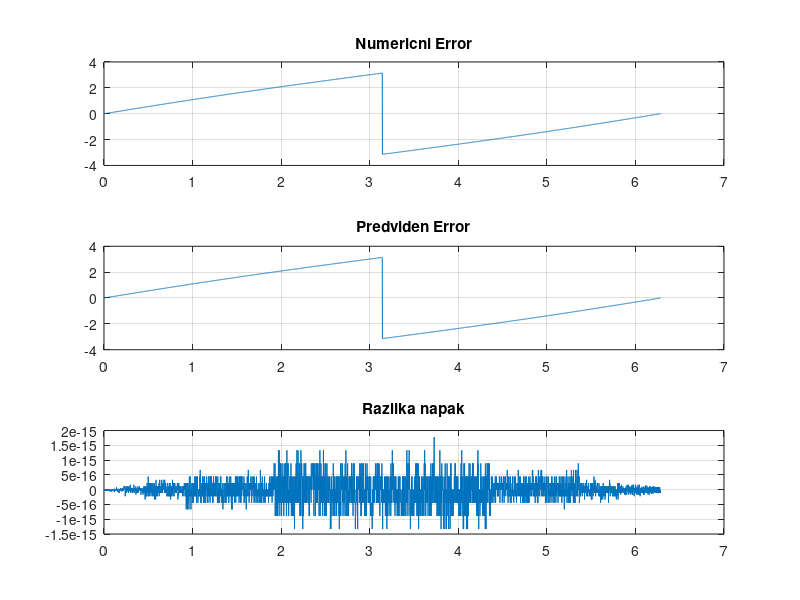

Write MATLAB code to recreate this figure. (Note: this script raises an error after producing the figure.)
% Mitja Alic 2018.06.22 Notranje Gorice
% funkcija predvivdi kaksen bo pogresek atan ce je sin ali cos povzrocena 1
% in samo 1 deformacija. Popravis lahko fazo, amplitudo ali offset enega od
% signalov.
clear

sinOff = 0.0;
cosOff = -0.1;

sinAmp = 1.0;
cosAmp = 1;

sinFaza = 0*pi/180;
cosFaza = 0*pi/180;







theta = 0:pi/2048:2*pi;

Sin = sinOff+ sinAmp.*sin(theta+sinFaza);
Cos = cosOff+ cosAmp.*cos(theta+cosFaza);

Err = atan2(Sin,Cos);


PredErr = zeros(size(theta));
PredErr = PredErr+(sinFaza+cosFaza)/2+atan2(sin(theta),cos(theta));

razAmp = sinAmp/cosAmp;
for n = 1:1500
    
    PredErr = PredErr+ ...
        1/n.*((razAmp-1)/(razAmp+1))^n*sin(2*n*theta)+...
        1/n.*tan(sinFaza/2)^n*sin(2*n*theta+n*pi/2+n*sinFaza)+...
        1/n.*tan(cosFaza/2)^n*sin(2*n*theta+n*pi/2+n*cosFaza)+...
        1/n*sinOff^n*sin(n*theta +n*pi/2)+ ...
        1/n*cosOff^n*sin(n*theta +n*pi);
end

figure(1)
subplot(3,1,1)
plot(theta,Err)
grid on
title('Numericni Error')

subplot(3,1,2)
plot(theta,PredErr)
grid on
title('Predviden Error')

subplot(3,1,3)
plot(theta,PredErr-Err)
grid on
title('Razlika napak')

fftRazlike = mojfft(PredErr-Err);


